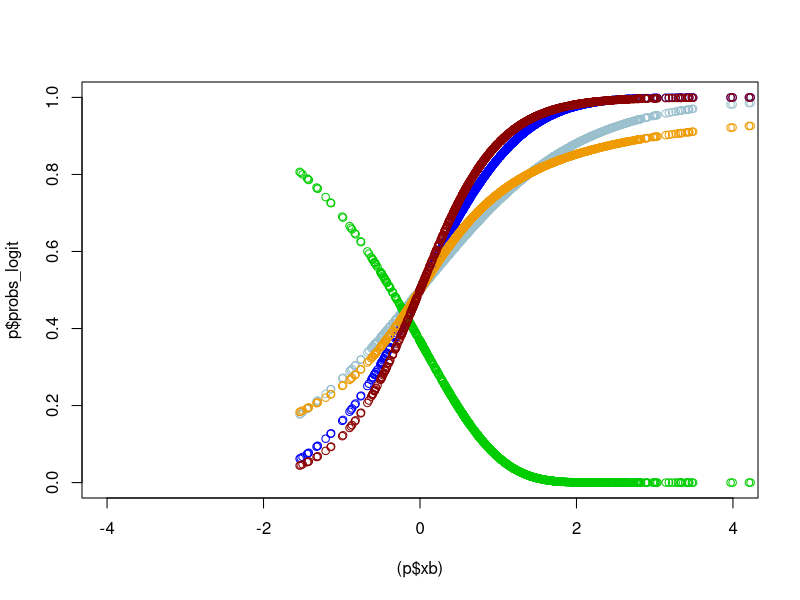

Generate this figure with R: (Note: this script raises an error after producing the figure.)
# ~~~~~~~~~~~~~~~~~~~~~~~~~~~~~~~~~~~~~~~~~~~~~~~~~~~~~~~~~~~~~~~~~~~~~~~~~~~~~~~~~~~~~~~~
# Author: Raul
# File name: comparing_prob_func.R
# Date: 2025-05-04
# Note: In order to model P(A=1), I need to construct a vector of probabilities
#       that I can then pass to rbinom() to map it to a vector of 0s and 1s.
#       The first logical option is the logistic function with range -inf to +inf
#       When modeling the true model,it's easy to use logistic regression, 
#       but I want to model P(A=1) with a different function to see how the 
#       typical choice (logistic) does against neural nets. 
#       This script compares multiple options I can use to model P(A=1)
# ~~~~~~~~~~~~~~~~~~~~~~~~~~~~~~~~~~~~~~~~~~~~~~~~~~~~~~~~~~~~~~~~~~~~~~~~~~~~~~~~~~~~~~~~

rm(list = ls())
n <- 1000
p <- 3
rho   <- round(runif(1, 0.4, 0.6),1)
Xmu   <- round(runif(3, -1, 1),1) 
beta_A <- c(1, round(runif(3, -1, 1),1))
beta_Y <- c(1, round(runif(3, -1, 1),1))
gamma <- 0.6

gen_X <- function(p=3, rho=0.6, mu, n) {
  Xnames <- paste0("X", 1:p) 
  Sigma <- outer(1:p, 1:p, function(i,j) rho^abs(i-j))
  X <- MASS::mvrnorm(n = n, mu = mu, Sigma = Sigma) |> 
    data.frame() |> 
    `colnames<-`(Xnames)
}

X <- gen_X(p=3, rho=rho, mu=Xmu, n=n)
summary(X)

gen_probs <- function(X, beta_A) {
  xb <-(as.matrix(cbind(1,X))%*%beta_A) 
  probs_logit <- 1/(1 + exp(-1*(xb)))
  probs_norm <- pnorm(xb)
  probs_gompertz <- exp(-exp(xb))
  probs_arctan <- (atan(xb)/pi) + 0.5
  probs_tanh <- 0.5* (tanh(xb)+1)
  r <- list(probs_logit = probs_logit, 
            probs_norm = probs_norm, 
            probs_gompertz = probs_gompertz,
            probs_arctan = probs_arctan,
            probs_tanh = probs_tanh,
            xb = xb)  
}


p <- gen_probs(X, beta_A)

plot(y=p$probs_logit, x=(p$xb), col = "lightblue3", ylim=c(0,1), xlim=c(-4,4))
points(y=p$probs_norm, x=(p$xb), col = "blue")
points(y=p$probs_gompertz, x=(p$xb), col = "green3")
points(y=p$probs_arctan, x=(p$xb), col = "orange2")
points(y=p$probs_tanh, x=(p$xb), col = "darkred")

jpeg("images/logit_vs_tanh.jpeg", width = 1000, height = 750)
par(mar = c(5, 6, 4, 2))
curve(1/(1 + exp(-1*(x))), 
      from=-4, to=4, 
      lwd = 6,
      col = "skyblue3",      
      main = "Comparison of logit and tanh functions",
      ylab = "P(A=1)",
      xlab = expression(x[i]^T * beta),
      cex.lab = 2, cex.main = 2.25, cex.axis = 1.75) 
curve(0.5 * (tanh(x) + 1),
      add = TRUE,
      from=-4, to=4, 
      lwd = 6,
      col = "darkred",      
      cex.lab = 2) 
legend("bottomright", legend = c("logit", "tanh"), fill=c("skyblue3", "darkred"),
       cex=2)
dev.off()



# comparing Y
gen_Y <- function(gamma, X, A, beta_Y, flavor_Y) {
  
  xb_gamma_a <- as.matrix(cbind(1,X))%*%beta_Y + gamma * A
  
  if(flavor_Y == "expo") { fun_Y = exp}
  if(flavor_Y == "square") { fun_Y = function(x) x^2}
  if(flavor_Y == "sigmoid"){ fun_Y = function(x) 1/(1+exp(-x)) * 10}
  if(flavor_Y == "nonlin") { fun_Y = function(x) (x^4) / (1 + abs(x)^3)}
  if(flavor_Y == "piece") { fun_Y = function(x) ifelse(x<0, log1p(x^2), 1/(1+exp(-x)))*6}
  if(flavor_Y == "atan") { fun_Y = function(x) 6 * (atan(x) / pi + 0.5)}

  Y <- fun_Y(xb_gamma_a) + abs(rnorm(n, 0, 0.01))
  
}

A <- rbinom(n, 1, p$probs_tanh)
xb_gamma_a <- as.matrix(cbind(1,X))%*%beta_Y + gamma * A
Y_sq <- gen_Y(gamma = 0.6, X=X, A=A, beta_Y, "square")
Y_expo <- gen_Y(gamma = 0.6, X=X, A=A, beta_Y, "expo")
Y_sig <- gen_Y(gamma = 0.6, X=X, A=A, beta_Y, "sigmoid")
Y_atan <- gen_Y(gamma = 0.6, X=X, A=A, beta_Y, "atan")


plot(y=Y_expo, x=xb_gamma_a, col = "black", xlim = c(-4,6), ylim = c(0,10))
points(y=Y_sq, x=xb_gamma_a, col = "blue4")
points(y=Y_sig, x=xb_gamma_a, col = "red4")
points(y=Y_atan, x=xb_gamma_a, col = "green4")


jpeg("images/expo_vs_sigmoid.jpeg", width = 1000, height = 750)
par(mar = c(5, 6, 4, 2))
curve(exp(x), 
      from=-4, to=4, 
      lwd = 6,
      col = "skyblue3",      
      main = "Comparison of exponential and scaled logit functions",
      ylab = "Y",
      xlab = expression(x[i]^T * beta + gamma * A),
      cex.lab = 2, cex.main = 2.25, cex.axis = 1.75) 
curve(1/(1+exp(-x)) * 10,
      add = TRUE,
      from=-4, to=4, 
      lwd = 6,
      col = "darkred",      
      cex.lab = 2) 
legend("topleft", legend = c("exponential", "scaled logit"), fill=c("skyblue3", "darkred"),
       cex=2)
dev.off()
